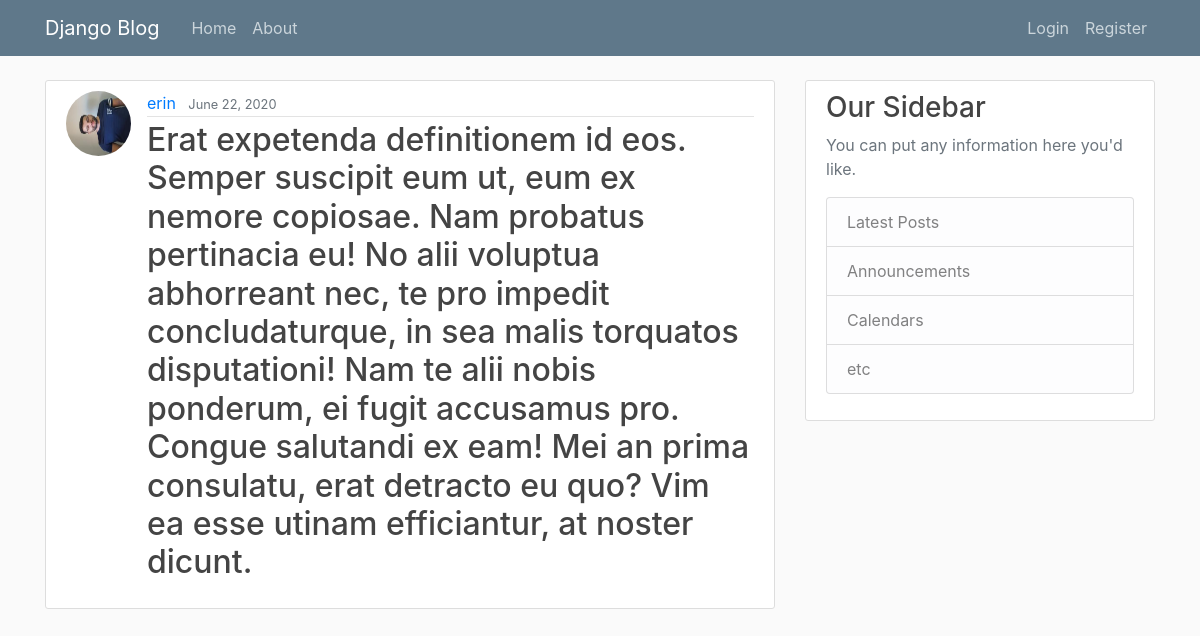
The page /post/29/ on the database its author committed.
### blog/models.py (models this page shows, shortened)
class Post(models.Model):
    title = models.CharField(max_length=100)
    content = models.TextField()
    date_posted = models.DateTimeField(default=timezone.now)
    author = models.ForeignKey(User, on_delete=models.CASCADE)

### users/models.py (models this page shows, shortened)
class Profile(models.Model):
    user = models.OneToOneField(User, on_delete=models.CASCADE)
    image = models.ImageField(default='default.jpg', upload_to='profile_pics')

### blog/views.py (the view)
# urls.py: path('post/<int:pk>/', PostDetailView.as_view(), name='post-detail'),
class PostDetailView(DetailView):
    model = Post

### blog/templates/blog/post_detail.html (shortened to what this page needs)
{% extends 'blog/base.html' %}
{% block content %}
        <article class="media content-section">
            <img class= "rounded-circle article-img" src="{{object.author.profile.image.url}}" >
      <div class="media-body">
        <div class="article-metadata">
          <a class="mr-2" href="{% url 'user-posts' object.author.username %}">{{ object.author }}</a>
          <small class="text-muted">{{ object.date_posted|date:"F d, Y"}}</small>
        </div>
        <h2 class="article-title>{{ object.title }}</h2>
        <p class="article-content">{{ object.content }}</p>
      </div>
    </article>
{% endblock %}

### blog/static/blog/main.css (style rules this page uses)
body { background: #fafafa; color: #333333; margin-top: 5rem; }
h1, h2, h3, h4, h5, h6 { color: #444444; }
.content-section { background: #ffffff; padding: 10px 20px; border: 1px solid #dddddd; border-radius: 3px; margin-bottom: 20px; }
.article-img { height: 65px; width: 65px; margin-right: 16px; }
.article-metadata { padding-bottom: 1px; margin-bottom: 4px; border-bottom: 1px solid #e3e3e3 }

### rows shown on the page
Post: author.profile.image (picture), author "erin", date_posted "June 22, 2020", content "Erat expetenda definitionem id eos. Semper suscipit eum ut, eum ex nemore copiosae. Nam probatus pertinacia eu! No alii voluptua abhorreant nec, te pro impedit concludaturque, in sea malis torquatos disputationi! Nam te alii nobis ponderum, ei fugit accusamus pro. Congue salutandi ex eam! Mei an prima consulatu, erat detracto eu quo? Vim ea esse utinam efficiantur, at noster dicunt."
